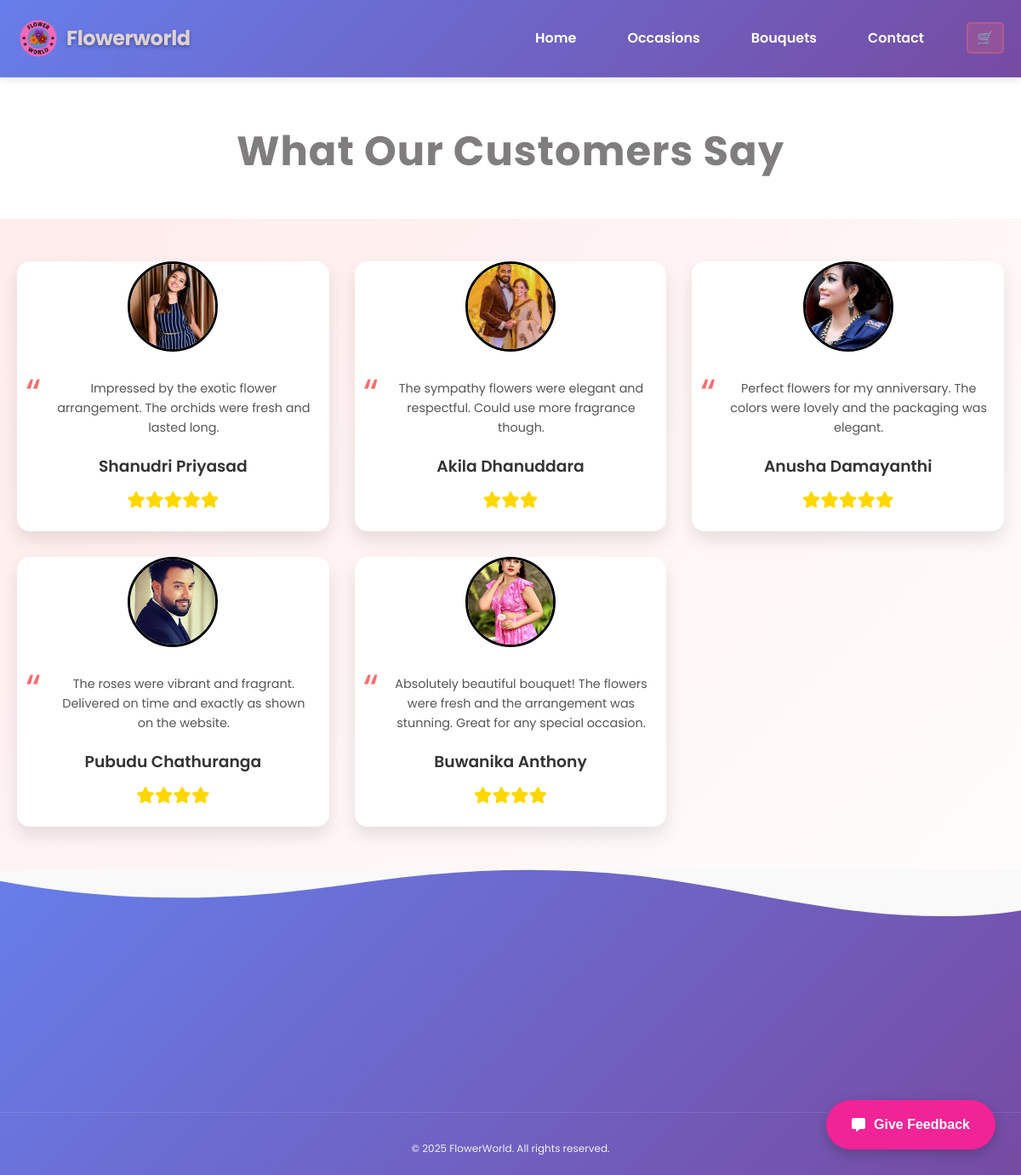
Page /feedback.php on the committed database.
### tables this page shows
CREATE TABLE `tbl_feedback` (
  `id` int(11) NOT NULL,
  `name` varchar(100) NOT NULL,
  `stars` float NOT NULL,
  `text` text NOT NULL,
  `created_at` timestamp NOT NULL DEFAULT current_timestamp(),
  `image` varchar(255) DEFAULT NULL
);

### feedback.php (the view, shortened to what this page needs)
<?php
include('partials-front/menu.php');
include('config/constants.php');
?>
<!DOCTYPE html>
<html lang="en">
<head>
    <link rel="stylesheet" href="https://cdnjs.cloudflare.com/ajax/libs/font-awesome/6.0.0-beta3/css/all.min.css">
</head>
<body>
<header class="main-header">
    <div class="header-container">
        <a href="<?php echo SITEURL; ?>" class="logo"><img src="images/home/logo1.png" alt="Flowerworld Logo" style="height: 50px;"> Flowerworld</a>
        <nav>
            <ul>
                <li><a href="<?php echo SITEURL; ?>">Home</a></li>
                <li><a href="<?php echo SITEURL; ?>categories.php">Occasions</a></li>
                <li><a href="<?php echo SITEURL; ?>flower.php">Bouquets</a></li>
                <li><a href="<?php echo SITEURL; ?>contact.php">Contact</a></li>
                <li><a href="cart.php">🛒</a></li>
            </ul>
        </nav>
    </div>
</header>
<div class="feedback-header">
    <h1>What Our Customers Say</h1>
</div>
<div class="review-container">
    <?php
    $sql = "SELECT * FROM tbl_feedback ORDER BY id DESC";
    $res = mysqli_query($conn, $sql);
    if (mysqli_num_rows($res) > 0) {
        while ($row = mysqli_fetch_assoc($res)) {
            $img = !empty($row['image']) ? 'uploads/' . $row['image'] : 'images/default-user.png';
            echo '<div class="review-card">';
            echo '<img src="' . $img . '" alt="User" class="review-image">';
            echo '<div class="review-content">';
            echo '<p class="review-text">' . htmlspecialchars($row['text']) . '</p>';
            echo '<h3 class="review-name">' . htmlspecialchars($row['name']) . '</h3>';
            echo '<div class="review-stars">';
            for ($i = 0; $i < floor($row['stars']); $i++) {
                echo '<i class="fas fa-star"></i>';
            }
            echo '</div></div></div>';
        }
    }
    ?>
</div>
<button id="feedbackBtn" class="feedback-float-btn">
    <i class="fas fa-comment-alt"></i> Give Feedback
</button>
<?php include('partials-front/footer.php'); ?>
</body>
</html>

### partials-front/css/styles.css (style rules this page uses)
body { font-family: 'Poppins', sans-serif; line-height: 1.6; margin: 0; padding: 0; background: linear-gradient(135deg, #ffeaea 0%, #ffffff 100%); }
.main-header { background: linear-gradient(135deg, #667eea 0%, #764ba2 100%); box-shadow: 0 4px 20px rgba(0, 0, 0, 0.1); position: sticky; top: 0; z-index: 1000; backdrop-filter: blur(10px); border-bottom: 1px solid rgba(255, 255, 255, 0.1); }
.header-container { display: flex; justify-content: flex-end; align-items: center; padding: 1rem 20px; min-height: 70px }
.logo { font-size: 1.8rem; font-weight: 700; color: rgb(221, 210, 210); margin: 0; display: flex; align-items: center; gap: 0.5rem; text-shadow: 0 2px 4px rgba(0, 0, 0, 0.3); letter-spacing: -0.5px; }
nav ul { list-style-type: none; padding: 0; margin: 0; display: flex; }
nav ul li { margin-right: 20px; }
nav ul li:last-child { margin-right: 0; }
nav ul li a { color: rgb(246, 242, 242); text-decoration: none; font-weight: 600; transition: color 0.3s ease; font-size: 16px; padding: 5px 10px; border-radius: 5px; }
nav a[href="cart.php"] { background: rgba(255, 107, 107, 0.2); border: 2px solid rgba(255, 107, 107, 0.3); font-weight: 600; position: relative; }

### partials-front/css/checkout.css (style rules this page uses)
body { font-family: 'Quicksand', sans-serif; background: linear-gradient(135deg, #ffeaea 0%, #ffffff 100%); margin: 0; padding: 0; }
button { background: #ff6b6b; color: white; padding: 14px 30px; font-size: 16px; font-weight: bold; border: none; border-radius: 30px; cursor: pointer; transition: all 0.3s ease; box-shadow: 0 5px 15px rgba(255, 107, 107, 0.3); }

### feedback.php (style rules this page uses)
body { font-family: 'Poppins', sans-serif; background-color: #f5f5f5; margin: 0; padding: 0; }
.main-header { background-color: #333; padding: 10px 0; position: fixed; width: 100%; top: 0; z-index: 1000; box-shadow: 0 2px 10px rgba(0,0,0,0.1); }
.header-container { max-width: 1200px; margin: 0 auto; display: flex; justify-content: space-between; align-items: center; padding: 0 20px; }
.logo { color: rgb(221, 210, 210); font-size: 24px; font-weight: 700; text-decoration: none; }
nav ul { list-style-type: none; padding: 0; margin: 0; display: flex; }
nav ul li { margin-left: 20px; }
nav ul li a { color: white; text-decoration: none; font-weight: 600; transition: color 0.3s ease; font-size: 16px; }
.feedback-header { background-color: white; text-align: center; padding:80px 0 40px; margin-top: 60px; }
.feedback-header h1 { font-size: 3rem; margin: 0; color: #807d7f; letter-spacing: 1px; }
.review-container { max-width: 1200px; margin: 50px auto; display: grid; grid-template-columns: repeat(auto-fit, minmax(300px, 1fr)); gap: 30px; padding: 0 20px; }
.review-card { background-color: white; border-radius: 15px; box-shadow: 0 10px 20px rgba(0,0,0,0.1); overflow: hidden; transition: transform 0.3s ease, box-shadow 0.3s ease; display: flex; flex-direction: column; }
.review-image { width: 100px; height: 100px; object-fit: cover; border-radius: 50%; margin: 0 auto 18px auto; border: 3px solid black; }
.review-content { padding: 0 20px 20px 20px; text-align: center; }
.review-text { font-size: 0.9rem; color: #555; margin-bottom: 15px; position: relative; padding-left: 25px; }
.review-text::before { content: '\201C'; font-size: 3rem; color: #ff6b6b; position: absolute; left: -10px; top: -20px; }
.review-name { font-weight: 600; color: #333; margin-bottom: 10px; }
.review-stars { color: #ffd700; font-size: 1.2rem; }
.feedback-float-btn { position: fixed; bottom: 30px; right: 30px; background-color: #f02397; color: white; border: none; padding: 20px 30px; border-radius: 30px; cursor: pointer; font-size: 16px; z-index: 999; display: flex; align-items: center; gap: 10px; box-shadow: 0 5px 15px rgba(0,0,0,0.2); }

### rows in the picture
tbl_feedback: image (picture), text "Impressed by the exotic flower arrangement. The orchids were fresh and lasted long.", name "Shanudri Priyasad", stars 5 (drawn)
tbl_feedback: image (picture), text "The sympathy flowers were elegant and respectful. Could use more fragrance though.", name "Akila Dhanuddara", stars 3 (drawn)
tbl_feedback: image (picture), text "Perfect flowers for my anniversary. The colors were lovely and the packaging was elegant.", name "Anusha Damayanthi", stars 5 (drawn)
tbl_feedback: image (picture), text "The roses were vibrant and fragrant. Delivered on time and exactly as shown on the website.", name "Pubudu Chathuranga", stars 4 (drawn)
tbl_feedback: image (picture), text "Absolutely beautiful bouquet! The flowers were fresh and the arrangement was stunning. Great for any special occasion.", name "Buwanika Anthony", stars 4 (drawn)
